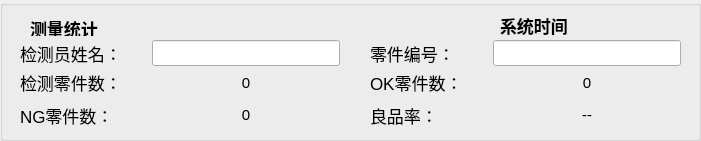
   <widget class="QGroupBox" name="groupBox_6">
    <property name="geometry">
     <rect>
      <x>1190</x>
      <y>40</y>
      <width>701</width>
      <height>141</height>
     </rect>
    </property>
    <property name="font">
     <font>
      <pointsize>11</pointsize>
     </font>
    </property>
    <property name="title">
     <string/>
    </property>
    <widget class="QWidget" name="layoutWidget_5">
     <property name="geometry">
      <rect>
       <x>20</x>
       <y>40</y>
       <width>661</width>
       <height>91</height>
      </rect>
     </property>
     <layout class="QGridLayout" name="gridLayout_12">
      <property name="horizontalSpacing">
       <number>30</number>
      </property>
      <property name="verticalSpacing">
       <number>0</number>
      </property>
      <item row="0" column="0">
       <widget class="QLabel" name="label_38">
        <property name="font">
         <font>
          <pointsize>13</pointsize>
         </font>
        </property>
        <property name="text">
         <string>检测员姓名：</string>
        </property>
       </widget>
      </item>
      <item row="0" column="1">
       <widget class="QLineEdit" name="operatorName">
        <property name="font">
         <font>
          <pointsize>11</pointsize>
         </font>
        </property>
       </widget>
      </item>
      <item row="0" column="2">
       <widget class="QLabel" name="label_41">
        <property name="font">
         <font>
          <pointsize>13</pointsize>
         </font>
        </property>
        <property name="text">
         <string>零件编号：</string>
        </property>
       </widget>
      </item>
      <item row="0" column="3">
       <widget class="QLineEdit" name="partsId">
        <property name="font">
         <font>
          <pointsize>11</pointsize>
         </font>
        </property>
       </widget>
      </item>
      <item row="1" column="0">
       <widget class="QLabel" name="label_48">
        <property name="font">
         <font>
          <pointsize>13</pointsize>
         </font>
        </property>
        <property name="text">
         <string>检测零件数：</string>
        </property>
       </widget>
      </item>
      <item row="1" column="1">
       <widget class="QLabel" name="measurePartsNum">
        <property name="font">
         <font>
          <pointsize>11</pointsize>
         </font>
        </property>
        <property name="text">
         <string>0</string>
        </property>
        <property name="alignment">
         <set>Qt::AlignCenter</set>
        </property>
       </widget>
      </item>
      <item row="1" column="2">
       <widget class="QLabel" name="label_53">
        <property name="font">
         <font>
          <pointsize>13</pointsize>
         </font>
        </property>
        <property name="text">
         <string>OK零件数：</string>
        </property>
       </widget>
      </item>
      <item row="1" column="3">
       <widget class="QLabel" name="okPartsNum_All">
        <property name="font">
         <font>
          <pointsize>11</pointsize>
         </font>
        </property>
        <property name="text">
         <string>0</string>
        </property>
        <property name="alignment">
         <set>Qt::AlignCenter</set>
        </property>
       </widget>
      </item>
      <item row="2" column="0">
       <widget class="QLabel" name="label_54">
        <property name="font">
         <font>
          <pointsize>13</pointsize>
         </font>
        </property>
        <property name="text">
         <string>NG零件数：</string>
        </property>
       </widget>
      </item>
      <item row="2" column="1">
       <widget class="QLabel" name="ngPartsNum_All">
        <property name="font">
         <font>
          <pointsize>11</pointsize>
         </font>
        </property>
        <property name="text">
         <string>0</string>
        </property>
        <property name="alignment">
         <set>Qt::AlignCenter</set>
        </property>
       </widget>
      </item>
      <item row="2" column="2">
       <widget class="QLabel" name="label_55">
        <property name="font">
         <font>
          <pointsize>13</pointsize>
         </font>
        </property>
        <property name="text">
         <string>良品率：</string>
        </property>
       </widget>
      </item>
      <item row="2" column="3">
       <widget class="QLabel" name="yield_All">
        <property name="font">
         <font>
          <pointsize>11</pointsize>
         </font>
        </property>
        <property name="text">
         <string>--</string>
        </property>
        <property name="alignment">
         <set>Qt::AlignCenter</set>
        </property>
       </widget>
      </item>
     </layout>
    </widget>
    <widget class="QLabel" name="label_60">
     <property name="geometry">
      <rect>
       <x>30</x>
       <y>20</y>
       <width>71</width>
       <height>16</height>
      </rect>
     </property>
     <property name="font">
      <font>
       <pointsize>13</pointsize>
       <weight>75</weight>
       <bold>true</bold>
      </font>
     </property>
     <property name="text">
      <string>测量统计</string>
     </property>
    </widget>
    <widget class="QLabel" name="systemTime">
     <property name="geometry">
      <rect>
       <x>500</x>
       <y>10</y>
       <width>181</width>
       <height>31</height>
      </rect>
     </property>
     <property name="font">
      <font>
       <pointsize>13</pointsize>
       <weight>75</weight>
       <bold>true</bold>
      </font>
     </property>
     <property name="text">
      <string>系统时间</string>
     </property>
    </widget>
   </widget>
